Frame 1 (no input): blank canvas, image omitted
Frame 60 (the mouse pressed at the canvas centre just before this capture): blank canvas, image omitted
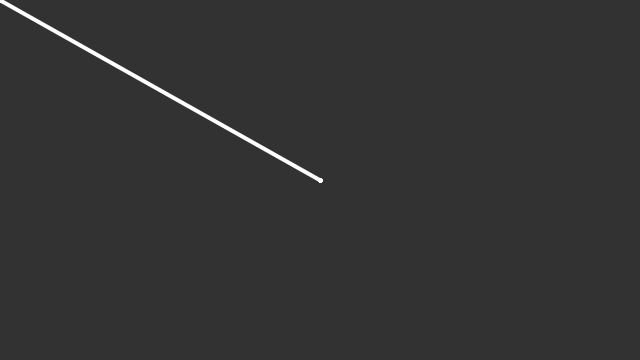
Frame 120 (the mouse held since frame 60 and released just before this capture)

The Processing sketch whose frames 1 and 60 were blank and that drew this single picture after the mouse press (run headless with seeded random() and noise(); from frame 60 on, the mouse is pressed at the canvas centre):

// Processing sketch: Interaction
// ── Interaction.pde
void setup(){
  size(640, 360);
  background(50);
}

void draw(){
  fill(150);
  stroke(255);
  strokeWeight(4);
  rectMode(CENTER);
  line(pmouseX, pmouseY, mouseX, mouseY);
}
